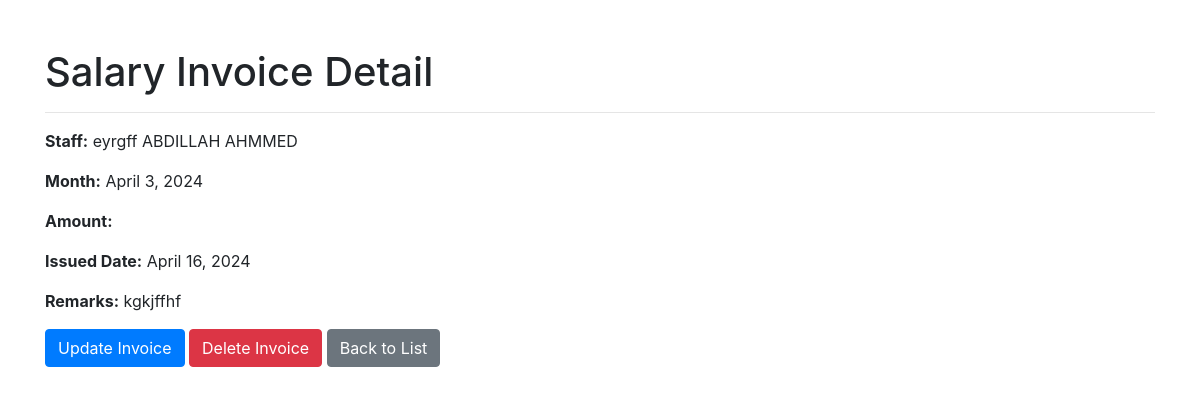
The app's page /finance/invoices/1/ (signed in) with its own data.
### apps/finance/models.py (models this page shows, shortened)
class SalaryInvoice(models.Model):
    staff = models.ForeignKey(Staff, on_delete=models.CASCADE)
    month = models.DateField(default=timezone.now)
    gross_salary = models.DecimalField(max_digits=10, decimal_places=2)
    deductions = models.DecimalField(max_digits=10, decimal_places=2, default=0)
    net_salary = models.DecimalField(max_digits=10, decimal_places=2, editable=False)  # Net salary is calculated based on gross salary and deductions
    issued_date = models.DateField(default=timezone.now)
    remarks = models.TextField(blank=True)

### apps/staffs/models.py (models this page shows, shortened)
class Staff(models.Model):
    STATUS = [("active", "Active"), ("inactive", "Inactive")]
    GENDER = [("male", "Male"), ("female", "Female")]
    OCCUPATION_CHOICES = [("teacher", "Teacher"), ("administrator", "Administrator"), ("support_staff", "Support Staff")]
    current_status = models.CharField(max_length=10, choices=STATUS, default="active")
    firstname = models.CharField(max_length=200)
    other_name = models.CharField(max_length=200, blank=True)
    surname = models.CharField(max_length=200)
    gender = models.CharField(max_length=10, choices=GENDER, default="male")
    date_of_birth = models.DateField(default=timezone.now)
    date_of_admission = models.DateField(default=timezone.now)
    salary = models.DecimalField(max_digits=10, decimal_places=2, default=0)
    mobile_num_regex = RegexValidator(
        regex="^[0-9]{10,15}$", message="Entered mobile number isn't in a right format!"
    )
    mobile_number = models.CharField(
        validators=[mobile_num_regex], max_length=13, blank=True
    )
    occupation = models.CharField(max_length=50, blank=True, null=True)
    address = models.TextField(blank=True)
    others = models.TextField(blank=True)
    def __str__(self):
        return f"{self.firstname} {self.other_name} {self.surname} "

### apps/finance/views.py (the view)
# urls.py: path('invoices/<int:pk>/', SalaryInvoiceDetailView.as_view(), name='salary-invoice-detail'),
class SalaryInvoiceDetailView(LoginRequiredMixin, PermissionRequiredMixin, DetailView):
    model = SalaryInvoice
    template_name = 'finance/salary_detail.html'
    context_object_name = 'invoice'
    permission_required = 'finance.view_salaryinvoice'

### apps/corecode/context_processors.py (called while the page is built)
def site_defaults(request):
    current_session = AcademicSession.objects.get(current=True)
    current_term = AcademicTerm.objects.get(current=True)
    current_exam = ExamType.objects.get(current=True)
    vals = SiteConfig.objects.all()
    contexts = {
        "current_session": current_session.name,
        "current_term": current_term.name,
        "current_exam": current_exam.name,
    }
    for val in vals:
        contexts[val.key] = val.value
    return contexts

### apps/finance/templates/finance/salary_detail.html (shortened to what this page needs)
<!DOCTYPE html>
<html lang="en">
<head>
    <link href="https://stackpath.bootstrapcdn.com/bootstrap/4.5.2/css/bootstrap.min.css" rel="stylesheet">
</head>
<body>
    <div class="container">
        <h1 class="mt-5">Salary Invoice Detail</h1>
        <hr>
        <div class="row">
            <div class="col-md-6">
                <p><strong>Staff:</strong> {{ invoice.staff }}</p>
                <p><strong>Month:</strong> {{ invoice.month }}</p>
                <p><strong>Amount:</strong> {{ invoice.amount }}</p>
                <p><strong>Issued Date:</strong> {{ invoice.issued_date }}</p>
                <p><strong>Remarks:</strong> {{ invoice.remarks }}</p>
            </div>
        </div>
        <a href="{% url 'salary-invoice-update' invoice.pk %}" class="btn btn-primary">Update Invoice</a>
        <a href="{% url 'salary-invoice-delete' invoice.pk %}" class="btn btn-danger">Delete Invoice</a>
        <a href="{% url 'salary-invoice-list' %}" class="btn btn-secondary">Back to List</a>
    </div>
</body>
</html>

### records on screen
SalaryInvoice: staff "eyrgff ABDILLAH AHMMED", month "April 3, 2024", issued_date "April 16, 2024", remarks "kgkjffhf"
